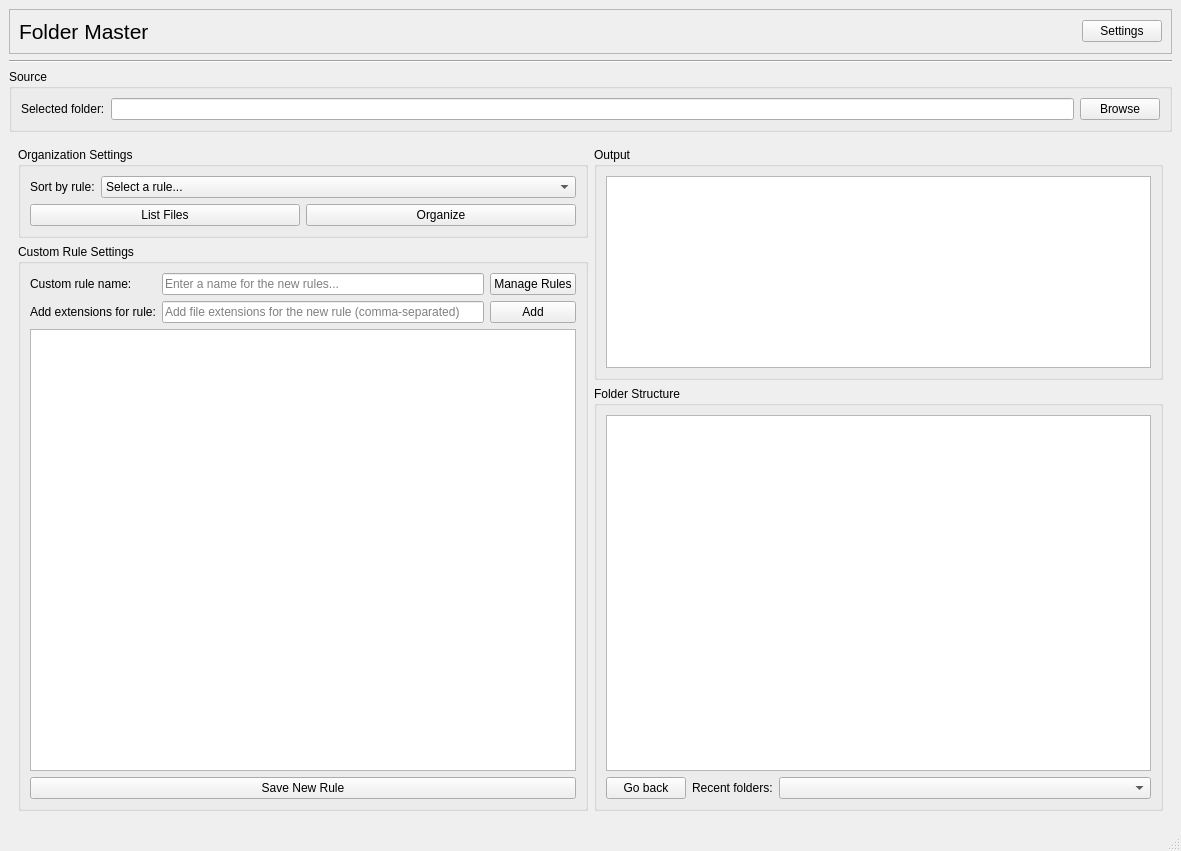
<?xml version="1.0" encoding="UTF-8"?>
<ui version="4.0">
 <class>MainWindow</class>
 <widget class="QMainWindow" name="MainWindow">
  <property name="geometry">
   <rect>
    <x>0</x>
    <y>0</y>
    <width>1181</width>
    <height>851</height>
   </rect>
  </property>
  <property name="windowTitle">
   <string>MainWindow</string>
  </property>
  <widget class="QWidget" name="centralwidget">
   <layout class="QVBoxLayout" name="verticalLayout">
    <item>
     <widget class="QFrame" name="frame_title">
      <property name="sizePolicy">
       <sizepolicy hsizetype="Preferred" vsizetype="Fixed">
        <horstretch>0</horstretch>
        <verstretch>0</verstretch>
       </sizepolicy>
      </property>
      <property name="styleSheet">
       <string notr="true"/>
      </property>
      <property name="frameShape">
       <enum>QFrame::Shape::StyledPanel</enum>
      </property>
      <property name="frameShadow">
       <enum>QFrame::Shadow::Raised</enum>
      </property>
      <layout class="QHBoxLayout" name="horizontalLayout_4">
       <item>
        <widget class="QLabel" name="label_title">
         <property name="font">
          <font>
           <pointsize>16</pointsize>
          </font>
         </property>
         <property name="layoutDirection">
          <enum>Qt::LayoutDirection::LeftToRight</enum>
         </property>
         <property name="styleSheet">
          <string notr="true"/>
         </property>
         <property name="text">
          <string>Folder Master</string>
         </property>
         <property name="alignment">
          <set>Qt::AlignmentFlag::AlignLeading|Qt::AlignmentFlag::AlignLeft|Qt::AlignmentFlag::AlignVCenter</set>
         </property>
        </widget>
       </item>
       <item>
        <widget class="QPushButton" name="button_app_settings">
         <property name="sizePolicy">
          <sizepolicy hsizetype="Maximum" vsizetype="Fixed">
           <horstretch>0</horstretch>
           <verstretch>0</verstretch>
          </sizepolicy>
         </property>
         <property name="styleSheet">
          <string notr="true"/>
         </property>
         <property name="text">
          <string>Settings</string>
         </property>
        </widget>
       </item>
      </layout>
     </widget>
    </item>
    <item>
     <widget class="Line" name="line">
      <property name="font">
       <font>
        <pointsize>9</pointsize>
       </font>
      </property>
      <property name="styleSheet">
       <string notr="true"/>
      </property>
      <property name="frameShadow">
       <enum>QFrame::Shadow::Sunken</enum>
      </property>
      <property name="lineWidth">
       <number>1</number>
      </property>
      <property name="midLineWidth">
       <number>0</number>
      </property>
      <property name="orientation">
       <enum>Qt::Orientation::Horizontal</enum>
      </property>
     </widget>
    </item>
    <item>
     <widget class="QGroupBox" name="groupBox_2">
      <property name="title">
       <string>Source</string>
      </property>
      <layout class="QHBoxLayout" name="horizontalLayout_6">
       <item>
        <widget class="QLabel" name="label_4">
         <property name="text">
          <string>Selected folder:</string>
         </property>
        </widget>
       </item>
       <item>
        <widget class="QLineEdit" name="line_edit_selected_folder">
         <property name="clearButtonEnabled">
          <bool>true</bool>
         </property>
        </widget>
       </item>
       <item>
        <widget class="QPushButton" name="button_browse_folder">
         <property name="text">
          <string>Browse</string>
         </property>
        </widget>
       </item>
      </layout>
     </widget>
    </item>
    <item>
     <widget class="QWidget" name="widget" native="true">
      <layout class="QHBoxLayout" name="horizontalLayout_2">
       <item>
        <layout class="QVBoxLayout" name="verticalLayout_2">
         <item>
          <widget class="QGroupBox" name="groupBox">
           <property name="title">
            <string>Organization Settings</string>
           </property>
           <layout class="QVBoxLayout" name="verticalLayout_6">
            <item>
             <layout class="QHBoxLayout" name="horizontalLayout_5">
              <item>
               <widget class="QLabel" name="label_2">
                <property name="sizePolicy">
                 <sizepolicy hsizetype="Maximum" vsizetype="Preferred">
                  <horstretch>0</horstretch>
                  <verstretch>0</verstretch>
                 </sizepolicy>
                </property>
                <property name="text">
                 <string>Sort by rule:</string>
                </property>
               </widget>
              </item>
              <item>
               <widget class="QComboBox" name="combobox_rules">
                <item>
                 <property name="text">
                  <string>Select a rule...</string>
                 </property>
                </item>
               </widget>
              </item>
             </layout>
            </item>
            <item>
             <layout class="QHBoxLayout" name="horizontalLayout">
              <item>
               <widget class="QPushButton" name="button_list_files">
                <property name="text">
                 <string>List Files</string>
                </property>
               </widget>
              </item>
              <item>
               <widget class="QPushButton" name="button_sort">
                <property name="text">
                 <string>Organize</string>
                </property>
               </widget>
              </item>
             </layout>
            </item>
           </layout>
          </widget>
         </item>
         <item>
          <widget class="QGroupBox" name="groupBox_4">
           <property name="title">
            <string>Custom Rule Settings</string>
           </property>
           <layout class="QVBoxLayout" name="verticalLayout_7">
            <item>
             <layout class="QGridLayout" name="gridLayout">
              <item row="3" column="2">
               <widget class="QPushButton" name="button_add_extension">
                <property name="text">
                 <string>Add</string>
                </property>
               </widget>
              </item>
              <item row="3" column="1">
               <widget class="QLineEdit" name="line_edit_extensions">
                <property name="placeholderText">
                 <string>Add file extensions for the new rule (comma-separated)</string>
                </property>
                <property name="clearButtonEnabled">
                 <bool>true</bool>
                </property>
               </widget>
              </item>
              <item row="1" column="1">
               <widget class="QLineEdit" name="line_edit_rule_name">
                <property name="placeholderText">
                 <string>Enter a name for the new rules...</string>
                </property>
                <property name="clearButtonEnabled">
                 <bool>true</bool>
                </property>
               </widget>
              </item>
              <item row="3" column="0">
               <widget class="QLabel" name="label_6">
                <property name="text">
                 <string>Add extensions for rule:</string>
                </property>
               </widget>
              </item>
              <item row="5" column="0" colspan="3">
               <widget class="QListWidget" name="listWidget">
                <property name="autoFillBackground">
                 <bool>false</bool>
                </property>
                <property name="alternatingRowColors">
                 <bool>true</bool>
                </property>
               </widget>
              </item>
              <item row="1" column="0">
               <widget class="QLabel" name="label_5">
                <property name="text">
                 <string>Custom rule name:</string>
                </property>
               </widget>
              </item>
              <item row="1" column="2">
               <widget class="QPushButton" name="button_manage_rules">
                <property name="text">
                 <string>Manage Rules</string>
                </property>
               </widget>
              </item>
             </layout>
            </item>
            <item>
             <widget class="QPushButton" name="button_save_rule">
              <property name="text">
               <string>Save New Rule</string>
              </property>
             </widget>
            </item>
           </layout>
          </widget>
         </item>
        </layout>
       </item>
       <item>
        <layout class="QVBoxLayout" name="verticalLayout_4">
         <item>
          <widget class="QGroupBox" name="groupBox_5">
           <property name="sizePolicy">
            <sizepolicy hsizetype="Preferred" vsizetype="Maximum">
             <horstretch>0</horstretch>
             <verstretch>0</verstretch>
            </sizepolicy>
           </property>
           <property name="title">
            <string>Output</string>
           </property>
           <layout class="QVBoxLayout" name="verticalLayout_3">
            <item>
             <widget class="QTextEdit" name="text_edit_program_output"/>
            </item>
           </layout>
          </widget>
         </item>
         <item>
          <widget class="QGroupBox" name="groupBox_3">
           <property name="title">
            <string>Folder Structure</string>
           </property>
           <layout class="QVBoxLayout" name="verticalLayout_5">
            <item>
             <widget class="QTreeView" name="tree_view_folder">
              <property name="alternatingRowColors">
               <bool>true</bool>
              </property>
             </widget>
            </item>
            <item>
             <layout class="QHBoxLayout" name="horizontalLayout_3">
              <item>
               <widget class="QPushButton" name="button_back">
                <property name="sizePolicy">
                 <sizepolicy hsizetype="Maximum" vsizetype="Fixed">
                  <horstretch>0</horstretch>
                  <verstretch>0</verstretch>
                 </sizepolicy>
                </property>
                <property name="text">
                 <string>Go back</string>
                </property>
               </widget>
              </item>
              <item>
               <widget class="QLabel" name="label">
                <property name="sizePolicy">
                 <sizepolicy hsizetype="Maximum" vsizetype="Preferred">
                  <horstretch>0</horstretch>
                  <verstretch>0</verstretch>
                 </sizepolicy>
                </property>
                <property name="text">
                 <string>Recent folders:</string>
                </property>
               </widget>
              </item>
              <item>
               <widget class="QComboBox" name="combobox_recent_folders"/>
              </item>
             </layout>
            </item>
           </layout>
          </widget>
         </item>
        </layout>
       </item>
      </layout>
     </widget>
    </item>
   </layout>
  </widget>
  <widget class="QMenuBar" name="menubar">
   <property name="geometry">
    <rect>
     <x>0</x>
     <y>0</y>
     <width>1181</width>
     <height>33</height>
    </rect>
   </property>
  </widget>
  <widget class="QStatusBar" name="statusbar"/>
 </widget>
 <resources/>
 <connections/>
</ui>
